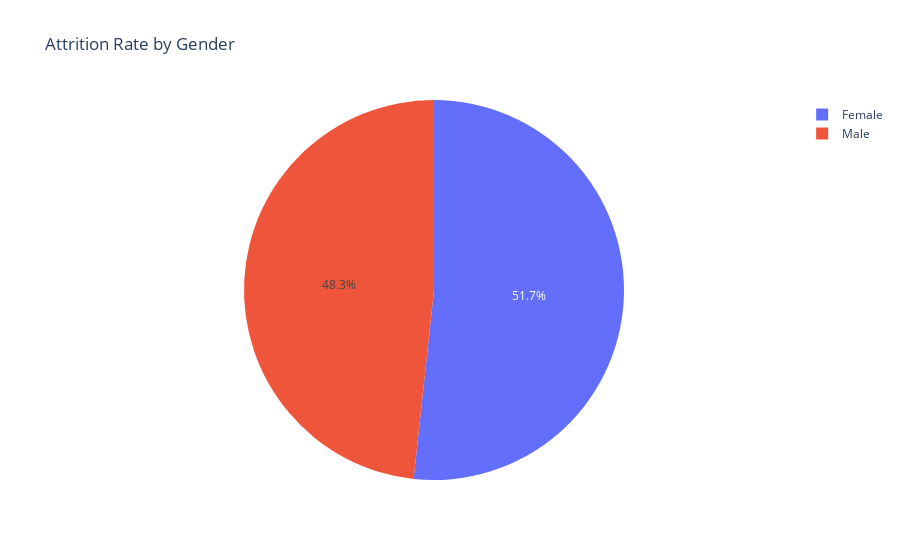

This figure's notebook cell:
### Code cell
#Attrition rate by gender
gender_attrition = emp_attrition.groupby('Gender')['Attrition'].mean().reset_index()
gender_attrition['Attrition_Rate'] = gender_attrition['Attrition'] * 100
print(gender_attrition)
# Plot the data
fig = px.pie(gender_attrition, names='Gender', values='Attrition_Rate',
             title='Attrition Rate by Gender',
             labels={'Attrition_Rate': 'Attrition Rate (%)'},
             color=['#FCC981','#A7FCEF'])
fig.show()

### Figure 1 — Plotly figure (JSON) as saved in the notebook; plotly's stock layout.template omitted (floating-point values rounded to 4 significant figures)
{"data": [{"customdata": [["#FCC981"], ["#A7FCEF"]], "domain": {"x": [0, 1], "y": [0, 1]}, "hovertemplate": "Gender=%{label}<br>Attrition Rate (%)=%{value}<br>color=%{customdata[0]}<extra></extra>", "labels": ["Female", "Male"], "legendgroup": "", "marker": {"colors": ["#636efa", "#EF553B"]}, "name": "", "showlegend": true, "type": "pie", "values": [51.21, 47.83]}], "layout": {"autosize": true, "legend": {"tracegroupgap": 0}, "title": {"text": "Attrition Rate by Gender"}}}
